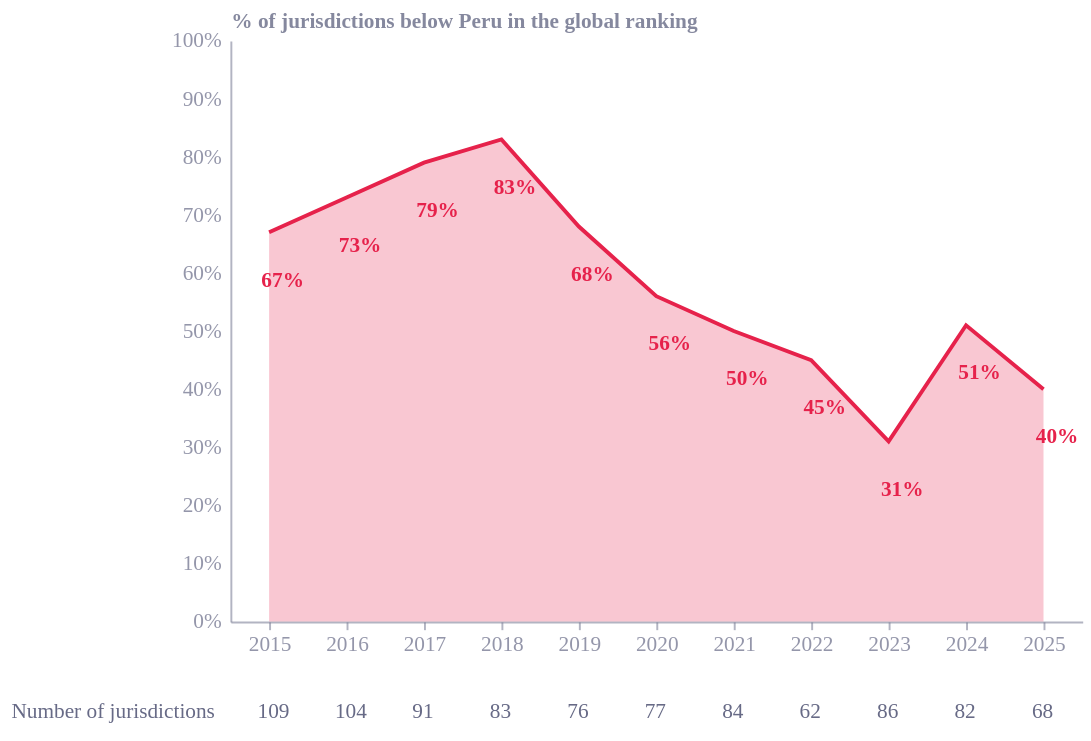

The code cell stored with this chart in its notebook:
### Code cell
# Create chart 4: Stacked area chart of % of jurisdictions below peru
base = alt.Chart(invest_df).encode(
    x=alt.X('year:O', title='', axis=alt.Axis(grid=False))
)
area = base.mark_area(color='#E6224B', opacity=0.25).encode(
    y=alt.Y(
        'pct_below:Q', 
        title='% of jurisdictions below Peru in the global ranking',
        scale=alt.Scale(domain=[0,1]), 
        axis=alt.Axis(grid=False, labelExpr='datum.value * 100 + "%"'))
).properties(width=alt.Step(40))
line = base.mark_line(color='#E6224B').encode(
    y=alt.Y('pct_below:Q')
)
labels = base.mark_text(
    dy=25, align='center', fontWeight='bold', color='#E6224B'
).encode(
    y=alt.Y('pct_below:Q'),
    text=alt.Text('pct_below:Q', format='.0%')
).properties(width=alt.Step(40))
chart4 = area + line + labels
jurisdiction_panel = alt.Chart(invest_df).mark_text(dx=-6).encode(
    x=alt.X('year:O', 
            title='',
            axis=alt.Axis(grid=False, labels=False, ticks=False, domain=False)),
    text=alt.Text('jurisdictions:Q', format='.0f')
).properties(width=alt.Step(40), height=20)
jurisdiction_label = alt.Chart(pd.DataFrame({'text': ['Number of jurisdictions']})).mark_text(align='right', dx=-8).encode(x=alt.value(0), text='text:N').properties(width=alt.Step(40), height=20)
bottom_row = alt.layer(jurisdiction_label, jurisdiction_panel)
chart4 = alt.vconcat(chart4, bottom_row)

chart4

### Figure 1 — Vega-Lite specification as saved in the notebook (floating-point values rounded to 4 significant figures)
{"config": {"font": "Circular Std", "text": {"color": "#676A86", "align": "left", "baseline": "middle", "dx": 7, "dy": 0, "fontSize": 11}, "view": {"stroke": null, "continuousWidth": 400, "continuousHeight": 300, "discreteWidth": 400, "discreteHeight": 300}, "range": {"category": ["#36B7B4", "#E6224B", "#F4C245", "#0063AF", "#00A767", "#179FDB", "#EB5C2E", "#5C267B", "#122B39"], "diverging": ["#E6224B", "#E54753", "#C9C9C9", "#179FDB", "#122B39"], "heatmap": ["#C9C9C9", "#179FDB", "#0063AF", "#122B39"], "ordinal": ["#00A767", "#36B7B4", "#179FDB", "#0063AF", "#243B5A"]}, "bar": {"color": "#179fdb"}, "line": {"color": "#e6224b"}, "rule": {"color": "#676A86"}, "area": {"opacity": 0.8}, "point": {"filled": true, "size": 80, "color": "#e6224b", "opacity": 0.95}, "geoshape": {"stroke": "white", "strokeWidth": 0.3}, "rect": {"fill": "#d6d4d4", "opacity": 0.3}, "axis": {"labelColor": "#676A86", "labelFontSize": 11, "labelFont": "Circular Std", "labelOpacity": 0.7, "tickColor": "#676A86", "tickOpacity": 0.5, "domainColor": "#676A86", "domainOpacity": 0.5, "gridColor": "#676A86", "gridDash": [2, 2], "gridOpacity": 0.5, "title": null, "titleColor": "#676A86", "titleOpacity": 0.8, "tickSize": 4}, "axisXDiscrete": {"grid": false, "labelAngle": 0, "tickCount": 10, "tickOpacity": 0.5, "title": null}, "axisYDiscrete": {"ticks": false, "labelPadding": 5}, "axisXTemporal": {"grid": false, "ticks": true}, "axisXQuantitative": {"grid": true}, "axisYQuantitative": {"gridColor": "#676A86", "gridDash": [1, 5], "gridOpacity": 0.5, "ticks": false, "labelPadding": 5, "tickCount": 8, "titleAngle": 0, "titleAlign": "left", "titleBaseline": "bottom", "titleX": 0, "titleY": -5}, "title": {"color": "#676A86E6", "subtitleColor": "#676A86", "font": "Circular Std", "subtitleFont": "Circular Std", "anchor": "start", "fontSize": 14, "subtitleFontSize": 12, "subtitlePadding": 4, "offset": 0, "frame": "group"}, "legend": {"titleColor": "#122b39", "title": null, "labelColor": "#122b39", "labelFontSize": 11}}, "vconcat": [{"layer": [{"mark": {"type": "area", "color": "#E6224B", "opacity": 0.25}, "encoding": {"x": {"axis": {"grid": false}, "field": "year", "title": "", "type": "ordinal"}, "y": {"axis": {"grid": false, "labelExpr": "datum.value * 100 + \"%\""}, "field": "pct_below", "scale": {"domain": [0, 1]}, "title": "% of jurisdictions below Peru in the global ranking", "type": "quantitative"}}}, {"mark": {"type": "line", "color": "#E6224B"}, "encoding": {"x": {"axis": {"grid": false}, "field": "year", "title": "", "type": "ordinal"}, "y": {"field": "pct_below", "type": "quantitative"}}}, {"mark": {"type": "text", "align": "center", "color": "#E6224B", "dy": 25, "fontWeight": "bold"}, "encoding": {"text": {"field": "pct_below", "format": ".0%", "type": "quantitative"}, "x": {"axis": {"grid": false}, "field": "year", "title": "", "type": "ordinal"}, "y": {"field": "pct_below", "type": "quantitative"}}}], "data": {"name": "data-5e84c45eb701584f1f76656447f1c63e"}, "width": {"step": 40}}, {"layer": [{"data": {"name": "data-8557736f334dfb855ea7eb2f6d454ce4"}, "mark": {"type": "text", "align": "right", "dx": -8}, "encoding": {"text": {"field": "text", "type": "nominal"}, "x": {"value": 0}}}, {"data": {"name": "data-5e84c45eb701584f1f76656447f1c63e"}, "mark": {"type": "text", "dx": -6}, "encoding": {"text": {"field": "jurisdictions", "format": ".0f", "type": "quantitative"}, "x": {"axis": {"domain": false, "grid": false, "labels": false, "ticks": false}, "field": "year", "title": "", "type": "ordinal"}}}], "height": 20, "width": {"step": 40}}], "$schema": "https://vega.github.io/schema/vega-lite/v6.4.1.json", "datasets": {"data-5e84c45eb701584f1f76656447f1c63e": [{"year": 2015, "jurisdictions": 109, "pct_below": 0.67}, {"year": 2016, "jurisdictions": 104, "pct_below": 0.73}, {"year": 2017, "jurisdictions": 91, "pct_below": 0.79}, {"year": 2018, "jurisdictions": 83, "pct_below": 0.83}, {"year": 2019, "jurisdictions": 76, "pct_below": 0.68}, {"year": 2020, "jurisdictions": 77, "pct_below": 0.56}, {"year": 2021, "jurisdictions": 84, "pct_below": 0.5}, {"year": 2022, "jurisdictions": 62, "pct_below": 0.45}, {"year": 2023, "jurisdictions": 86, "pct_below": 0.31}, {"year": 2024, "jurisdictions": 82, "pct_below": 0.51}, {"year": 2025, "jurisdictions": 68, "pct_below": 0.4}], "data-8557736f334dfb855ea7eb2f6d454ce4": [{"text": "Number of jurisdictions"}]}}
